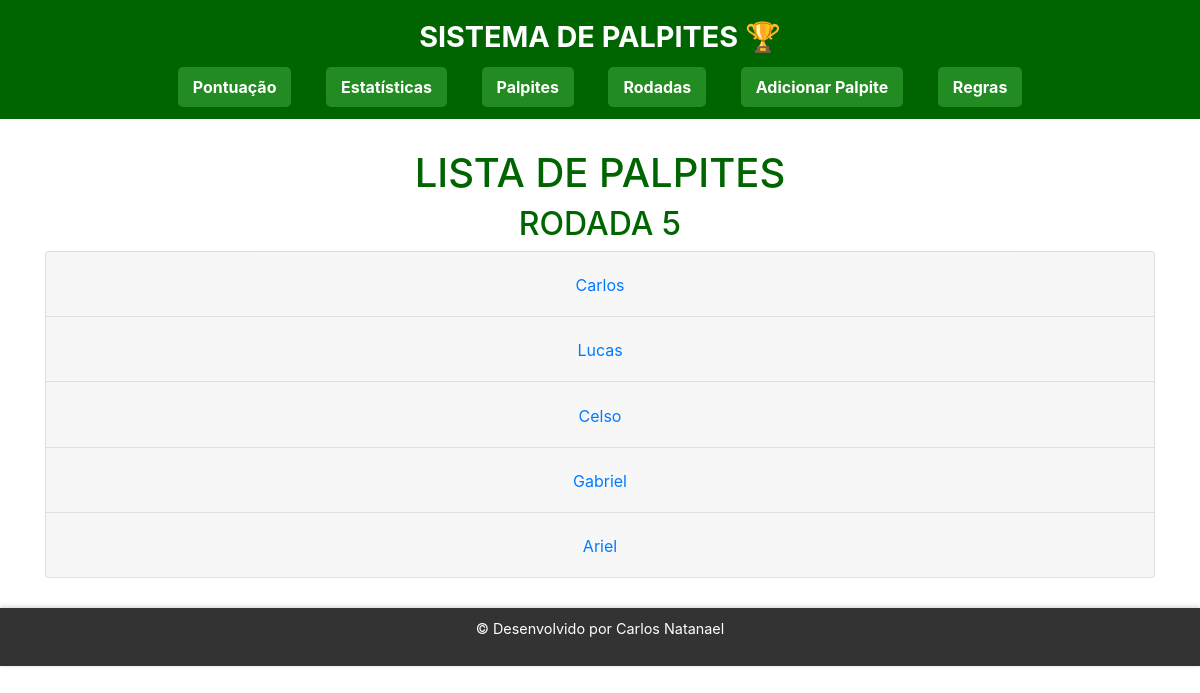
The app's page /palpites, older data.
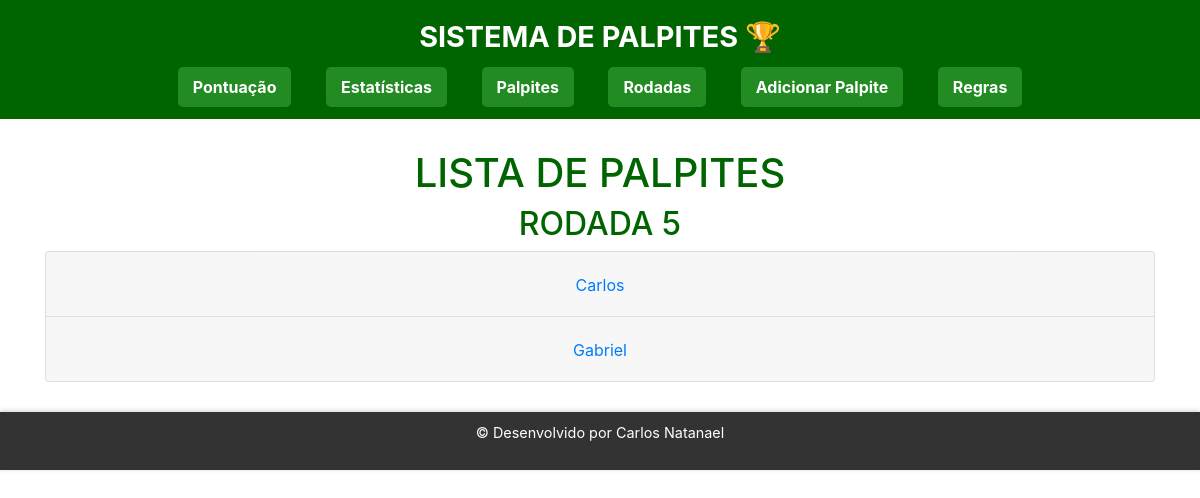
The same page, newer data.
### tables this page shows
CREATE TABLE palpites (
        id INTEGER PRIMARY KEY AUTOINCREMENT,
        nome TEXT,
        time1 TEXT,
        time2 TEXT,
        gol_time1 INTEGER,
        gol_time2 INTEGER,
        resultado TEXT,
        status TEXT
    );

### app.py (the view)
@app.route('/palpites')
def exibir_palpites():
    conn = get_db_connection()
    palpites = conn.execute("SELECT * FROM palpites").fetchall()
    conn.close()
    palpites_agrupados = {}
    for palpite in palpites:
        nome = palpite['nome']
        if nome not in palpites_agrupados:
            palpites_agrupados[nome] = []
        palpites_agrupados[nome].append(palpite)
    return render_template('palpites.html', palpites_agrupados=palpites_agrupados)

### app.py (called while the page is built)
def get_db_connection():
    conn = sqlite3.connect('palpites.db')
    conn.row_factory = sqlite3.Row
    return conn

### templates/palpites.html (shortened to what this page needs)
<!DOCTYPE html>
<html lang="pt">
<head>
    <link rel="stylesheet" href="{{ url_for('static', filename='palpites.css') }}">
    <link rel="stylesheet" href="https://stackpath.bootstrapcdn.com/bootstrap/4.5.2/css/bootstrap.min.css">
</head>
<body>
    <header>
        <h1 class="bar">Sistema de Palpites 🏆</h1>
        <nav>
            <a href="{{ url_for('index') }}">Pontuação</a>
            <a href="{{ url_for('estatisticas') }}">Estatísticas</a>
            <a href="{{ url_for('exibir_palpites') }}">Palpites</a>
            <a href="{{ url_for('exibir_rodadas') }}">Rodadas</a>
            <a href="{{ url_for('adicionar_palpites') }}">Adicionar Palpite</a>
            <a href="{{ url_for('regra') }}">Regras</a>
        </nav>
    </header>
    <main class="container">
        <h1>Lista de Palpites</h1>
        <h2>Rodada 5</h2>
        <div class="accordion" id="accordionPalpites">
            {% for nome, palpites_por_nome in palpites_agrupados.items() %}
            <div class="card">
                <div class="card-header" id="heading{{ loop.index }}">
                    <h2 class="mb-0">
                        <button class="btn btn-link" type="button" data-toggle="collapse" data-target="#collapse{{ loop.index }}" aria-expanded="true" aria-controls="collapse{{ loop.index }}">
                            {{ nome }}
                        </button>
                    </h2>
                </div>
            </div>
            {% endfor %}
        </div>
    </main>
    <footer>
        <p>© Desenvolvido por Carlos Natanael</p>
    </footer>
</body>
</html>

### static/palpites.css (style rules this page uses)
body { font-family: 'Segoe UI', Tahoma, Geneva, Verdana, sans-serif; margin: 0; padding: 0; background-color: #e0e0e0; }
header { background-color: #006400; color: #fff; padding: 20px 0; text-align: center; }
header h1 { font-size: 2em; margin: 0; font-weight: bold; text-transform: uppercase; }
nav { margin-top: 10px; }
nav a { color: #fff; font-weight: bold; text-decoration: none; margin: 0 15px; padding: 10px 15px; background-color: #228B22; border-radius: 5px; transition: background-color 0.3s; }
main { padding: 30px; text-align: center; }
h1 { color: #006400; font-size: 1.8em; margin-bottom: 20px; text-transform: uppercase; }
h2 { color: #006400; font-size: 1.8em; margin-bottom: 20px; text-transform: uppercase; }
footer { background-color: #333; color: #fff; padding: 10px 0; text-align: center; position: relative; width: 100%; font-size: 0.9em; box-shadow: 0 -1px 5px rgba(0, 0, 0, 0.2); }
.bar { color: #ffffff; font-size: 1.8em; margin-bottom: 20px; text-transform: uppercase; text-align: center; }

Row changes from the older to the newer data that the page shows:
no longer on this page (row edited): palpites: nome "Lucas"
removed palpites: nome "Celso"
removed palpites: nome "Ariel"
